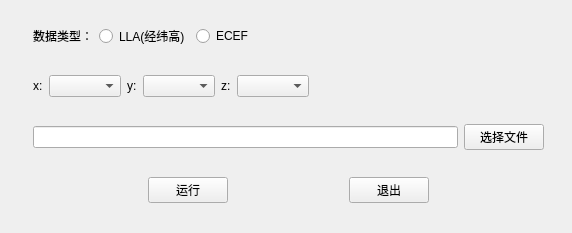
<?xml version="1.0" encoding="UTF-8"?>
<ui version="4.0">
 <class>Form</class>
 <widget class="QWidget" name="Form">
  <property name="geometry">
   <rect>
    <x>0</x>
    <y>0</y>
    <width>572</width>
    <height>233</height>
   </rect>
  </property>
  <property name="windowTitle">
   <string>Form</string>
  </property>
  <widget class="QWidget" name="">
   <property name="geometry">
    <rect>
     <x>33</x>
     <y>3</y>
     <width>511</width>
     <height>221</height>
    </rect>
   </property>
   <layout class="QVBoxLayout" name="verticalLayout">
    <item>
     <layout class="QHBoxLayout" name="horizontalLayout_3">
      <item>
       <widget class="QLabel" name="label">
        <property name="text">
         <string>数据类型：</string>
        </property>
       </widget>
      </item>
      <item>
       <widget class="QRadioButton" name="radioLLA">
        <property name="text">
         <string>LLA(经纬高)</string>
        </property>
       </widget>
      </item>
      <item>
       <widget class="QRadioButton" name="radioECEF">
        <property name="text">
         <string>ECEF</string>
        </property>
       </widget>
      </item>
      <item>
       <spacer name="horizontalSpacer_5">
        <property name="orientation">
         <enum>Qt::Horizontal</enum>
        </property>
        <property name="sizeHint" stdset="0">
         <size>
          <width>40</width>
          <height>20</height>
         </size>
        </property>
       </spacer>
      </item>
     </layout>
    </item>
    <item>
     <layout class="QHBoxLayout" name="horizontalLayout_4">
      <item>
       <widget class="QLabel" name="label_2">
        <property name="text">
         <string>x:</string>
        </property>
       </widget>
      </item>
      <item>
       <widget class="QComboBox" name="comboBox_x">
        <property name="iconSize">
         <size>
          <width>30</width>
          <height>19</height>
         </size>
        </property>
       </widget>
      </item>
      <item>
       <widget class="QLabel" name="label_3">
        <property name="text">
         <string>y:</string>
        </property>
       </widget>
      </item>
      <item>
       <widget class="QComboBox" name="comboBox_y">
        <property name="iconSize">
         <size>
          <width>30</width>
          <height>19</height>
         </size>
        </property>
       </widget>
      </item>
      <item>
       <widget class="QLabel" name="label_4">
        <property name="text">
         <string>z:</string>
        </property>
       </widget>
      </item>
      <item>
       <widget class="QComboBox" name="comboBox_z">
        <property name="iconSize">
         <size>
          <width>30</width>
          <height>19</height>
         </size>
        </property>
       </widget>
      </item>
      <item>
       <spacer name="horizontalSpacer_4">
        <property name="orientation">
         <enum>Qt::Horizontal</enum>
        </property>
        <property name="sizeHint" stdset="0">
         <size>
          <width>40</width>
          <height>20</height>
         </size>
        </property>
       </spacer>
      </item>
     </layout>
    </item>
    <item>
     <layout class="QHBoxLayout" name="horizontalLayout_2">
      <item>
       <widget class="QLineEdit" name="lineEdit"/>
      </item>
      <item>
       <widget class="QPushButton" name="pushButton">
        <property name="text">
         <string>选择文件</string>
        </property>
       </widget>
      </item>
     </layout>
    </item>
    <item>
     <layout class="QHBoxLayout" name="horizontalLayout">
      <item>
       <spacer name="horizontalSpacer_2">
        <property name="orientation">
         <enum>Qt::Horizontal</enum>
        </property>
        <property name="sizeHint" stdset="0">
         <size>
          <width>40</width>
          <height>20</height>
         </size>
        </property>
       </spacer>
      </item>
      <item>
       <widget class="QPushButton" name="pushButton_2">
        <property name="text">
         <string>运行</string>
        </property>
       </widget>
      </item>
      <item>
       <spacer name="horizontalSpacer">
        <property name="orientation">
         <enum>Qt::Horizontal</enum>
        </property>
        <property name="sizeHint" stdset="0">
         <size>
          <width>20</width>
          <height>20</height>
         </size>
        </property>
       </spacer>
      </item>
      <item>
       <widget class="QPushButton" name="pushButton_3">
        <property name="text">
         <string>退出</string>
        </property>
       </widget>
      </item>
      <item>
       <spacer name="horizontalSpacer_3">
        <property name="orientation">
         <enum>Qt::Horizontal</enum>
        </property>
        <property name="sizeHint" stdset="0">
         <size>
          <width>40</width>
          <height>20</height>
         </size>
        </property>
       </spacer>
      </item>
     </layout>
    </item>
   </layout>
  </widget>
 </widget>
 <resources/>
 <connections/>
</ui>
